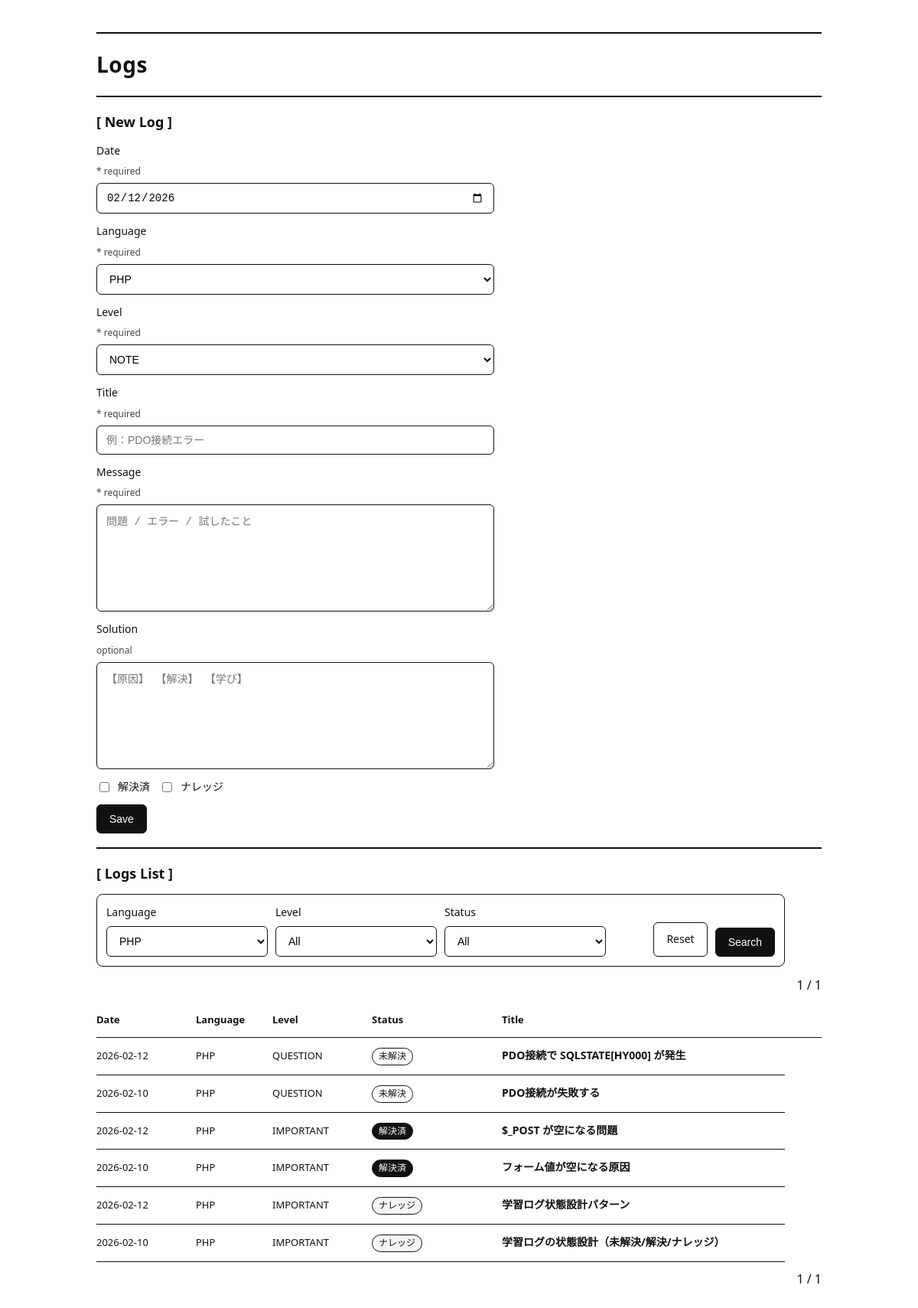
The app's page /index.php?language=PHP with its own data.
### tables this page shows
CREATE TABLE logs (
  id BIGINT NOT NULL AUTO_INCREMENT COMMENT '学習ログID',

  occurred_at DATE NOT NULL COMMENT '学習日',
  language VARCHAR(50) NULL COMMENT '言語（PHP / Java / SQL など）',

  level VARCHAR(20) NOT NULL DEFAULT 'NOTE'
    COMMENT '分類（NOTE / QUESTION / IMPORTANT）',

  title VARCHAR(255) NOT NULL COMMENT 'タイトル（学習内容の要約）',
  message TEXT NOT NULL COMMENT '学習過程・問題点',
  solution TEXT NULL COMMENT '解決内容（未解決時はNULL）',

  is_resolved TINYINT NOT NULL DEFAULT 0
    COMMENT '解決済みフラグ（0:未解決 / 1:解決）',
  is_knowledge TINYINT NOT NULL DEFAULT 0
    COMMENT 'ナレッジ化フラグ（再利用価値あり）',

  created_at DATETIME NOT NULL DEFAULT CURRENT_TIMESTAMP
    COMMENT '作成日時',
  updated_at DATETIME NOT NULL DEFAULT CURRENT_TIMESTAMP
    ON UPDATE CURRENT_TIMESTAMP
    COMMENT '更新日時',

  sort_priority TINYINT AS (
    CASE
      WHEN is_resolved = 0 THEN 0
      WHEN is_knowledge = 1 THEN 2
      ELSE 1
    END
  ) STORED COMMENT '表示優先度（未解決→解決→ナレッジ）',

   
  CONSTRAINT chk_logs_is_resolved_01
    CHECK (is_resolved IN (0,1)),

  CONSTRAINT chk_logs_is_knowledge_01
    CHECK (is_knowledge IN (0,1)),

  CONSTRAINT chk_logs_knowledge_requires_resolved
    CHECK (is_knowledge = 0 OR is_resolved = 1),

  PRIMARY KEY (id),

  INDEX idx_logs_priority_occurred_updated
    (sort_priority, occurred_at, updated_at),

  INDEX idx_logs_resolved_occurred
    (is_resolved, occurred_at),

  INDEX idx_logs_language_occurred
    (language, occurred_at),

  INDEX idx_logs_level_occurred
    (level, occurred_at)

) COMMENT='学習ログ管理テーブル';

### src/lib/helpers.php (called while the page is built, shortened)
<?php
function h(?string $s): string
{
    return htmlspecialchars($s ?? '', ENT_QUOTES, 'UTF-8');
}
function render(string $view, array $params = []): void
{
    extract($params, EXTR_SKIP);
    $path = __DIR__ . '/../../views/' . $view . '.php';
    require $path;
}

### public/index.php (called while the page is built, shortened)
<?php
try {
    $limit = 10;
    $page_raw = (string)($_GET['page'] ?? '1');
    $page = (ctype_digit($page_raw) && (int)$page_raw >= 1) ? (int)$page_raw : 1;
    $offset = ($page - 1) * $limit;
    $cond = [
        'language' => (string)($_GET['language'] ?? ''),
        'level'    => (string)($_GET['level'] ?? ''),
        'status'   => (string)($_GET['status'] ?? ''),
    ];
    $total = logs_search_count($cond);
    $logs  = logs_search($cond, $limit, $offset);
    $total_pages = max(1, (int)ceil($total / $limit));
    render('index', [
        'logs'        => $logs,
        'cond'        => $cond,
        'page'        => $page,
        'total'       => $total,
        'total_pages' => $total_pages,
    ]);
} catch (Throwable $e) {
    http_response_code(500);
    render('index', ['errors' => ['E_SYSTEM'], 'logs' => []]);
}

### src/repo/logs_repo.php (called while the page is built, shortened)
<?php
function logs_search(array $cond, int $limit = 10, int $offset = 0): array
{
    [$whereSql, $params] = logs_build_where($cond);
    $sql = "SELECT id, occurred_at, language, level, title, is_resolved, is_knowledge, updated_at
            FROM logs
            {$whereSql}
            ORDER BY sort_priority ASC, occurred_at DESC, updated_at DESC
            LIMIT :limit OFFSET :offset";
    $st = db()->prepare($sql);
    foreach ($params as $k => $v) {
        $st->bindValue($k, $v, is_int($v) ? PDO::PARAM_INT : PDO::PARAM_STR);
    }
    $st->bindValue(':limit', $limit, PDO::PARAM_INT);
    $st->bindValue(':offset', $offset, PDO::PARAM_INT);
    $st->execute();
    return $st->fetchAll();
}
function logs_search_count(array $cond): int
{
    [$whereSql, $params] = logs_build_where($cond);
    $sql = "SELECT COUNT(*) AS cnt
            FROM logs
            {$whereSql}";
    $st = db()->prepare($sql);
    foreach ($params as $k => $v) {
        $st->bindValue($k, $v, is_int($v) ? PDO::PARAM_INT : PDO::PARAM_STR);
    }
    $st->execute();
    return (int)$st->fetchColumn();
}
function logs_build_where(array $cond): array
{
    $w = [];
    $p = [];
    $language = trim((string)($cond['language'] ?? ''));
    if ($language !== '') {
        $w[] = "language = :language";
        $p[':language'] = $language;
    }
    $level = trim((string)($cond['level'] ?? ''));
    $status = (string)($cond['status'] ?? '');
    $whereSql = '';
    if (!empty($w)) {
        $whereSql = 'WHERE ' . implode(' AND ', $w);
    }
    return [$whereSql, $p];
}

### src/config/db.php (called while the page is built, shortened)
<?php
function db(): PDO
{
    static $pdo = null;
    if ($pdo instanceof PDO) return $pdo;
    $host = env('DB_HOST', '127.0.0.1');
    $name = env('DB_NAME', 'learning_log');
    $user = env('DB_USER', 'root');
    $pass = env('DB_PASS', '');
    $charset = env('DB_CHARSET', 'utf8mb4');
    $dsn = "mysql:host={$host};dbname={$name};charset={$charset}";
    $pdo = new PDO($dsn, $user, $pass, [
        PDO::ATTR_ERRMODE => PDO::ERRMODE_EXCEPTION,
        PDO::ATTR_DEFAULT_FETCH_MODE => PDO::FETCH_ASSOC,
    ]);
    return $pdo;
}

### views/index.php (the view, shortened to what this page needs)
<?php
$logs        = $logs ?? [];
$old         = $old ?? [];
$cond        = $cond ?? ['language' => '', 'level' => '', 'status' => ''];
$page        = (int)($page ?? 1);
$total_pages = (int)($total_pages ?? 1);
require __DIR__ . '/../src/components/header.php';
$langs  = ['PHP', 'Java', 'C++', 'JavaScript', 'Other'];
$levels = ['NOTE', 'QUESTION', 'IMPORTANT'];
$old_lang  = (string)($old['language'] ?? 'PHP');
$old_level = (string)($old['level'] ?? 'NOTE');
?>
  <div class="rule"></div>
  <h1>Logs</h1>
  <div class="rule"></div>
  <section class="section">
    <h2>[ New Log ]</h2>
    <form class="form" action="./index.php" method="post">
      <label>
        Date <span class="req">* required</span>
        <input
          type="date"
          name="occurred_at"
          required
          value="<?= h((string)($old['occurred_at'] ?? date('Y-m-d'))) ?>"
        />
      </label>
      <label>
        Language <span class="req">* required</span>
        <select name="language" required>
          <?php foreach ($langs as $v): ?>
            <option value="<?= h($v) ?>" <?= $old_lang === $v ? 'selected' : '' ?>>
              <?= h($v) ?>
            </option>
          <?php endforeach; ?>
        </select>
      </label>
      <label>
        Level <span class="req">* required</span>
        <select name="level" required>
          <?php foreach ($levels as $v): ?>
            <option value="<?= h($v) ?>" <?= $old_level === $v ? 'selected' : '' ?>>
              <?= h($v) ?>
            </option>
          <?php endforeach; ?>
        </select>
      </label>
      <label>
        Title <span class="req">* required</span>
        <input
          type="text"
          name="title"
          placeholder="例：PDO接続エラー"
          required
          value="<?= h((string)($old['title'] ?? '')) ?>"
        />
      </label>
      <label>
        Message <span class="req">* required</span>
        <textarea
          name="message"
          placeholder="問題 / エラー / 試したこと"
          required
        ><?= h((string)($old['message'] ?? '')) ?></textarea>
      </label>
      <label>
        Solution <span class="req">optional</span>
        <textarea
          name="solution"
          placeholder="【原因】 【解決】 【学び】"
        ><?= h((string)($old['solution'] ?? '')) ?></textarea>
      </label>
      <div class="check">
        <label>
          <input type="checkbox" name="is_resolved" <?= !empty($old['is_resolved']) ? 'checked' : '' ?>>
          解決済
        </label>
        <label>
          <input type="checkbox" name="is_knowledge" <?= !empty($old['is_knowledge']) ? 'checked' : '' ?>>
          ナレッジ
        </label>
      </div>
      <button class="btn" type="submit">Save</button>
    </form>
  </section>
  <div class="rule"></div>
  <section class="section">
    <h2>[ Logs List ]</h2>
    <form class="filters" action="./index.php" method="get">
      <div class="filters-row">
        <label>
          Language
          <select name="language">
            <?php foreach ($langs as $v): ?>
              <option value="<?= h($v) ?>" <?= (($cond['language'] ?? '') === $v) ? 'selected' : '' ?>>
                <?= h($v) ?>
              </option>
            <?php endforeach; ?>
          </select>
        </label>
        <label>
          Level
          <select name="level">
            <option value="" <?= (($cond['level'] ?? '') === '') ? 'selected' : '' ?>>All</option>
          </select>
        </label>
        <label>
          Status
          <select name="status">
            <option value=""          <?= (($cond['status'] ?? '') === '') ? 'selected' : '' ?>>All</option>
          </select>
        </label>
        <div style="display:flex; gap:10px; justify-content:flex-end; align-items:flex-end;">
          <a class="btn secondary" href="./index.php">Reset</a>
          <button class="btn" type="submit">Search</button>
        </div>
      </div>
    </form>
    <div class="pager" style="display:flex; gap:12px; align-items:center; justify-content:flex-end; margin: 10px 0;">
      <span><?= h((string)$page) ?> / <?= h((string)$total_pages) ?></span>
    </div>
    <div class="row head">
      <div>Date</div>
      <div>Language</div>
      <div>Level</div>
      <div>Status</div>
      <div>Title</div>
    </div>
    <div class="list">
      <?php if (empty($logs)): ?>
        <p>No logs.</p>
      <?php else: ?>
        <?php foreach ($logs as $row): ?>
          <?php
            $is_resolved  = (int)($row['is_resolved'] ?? 0) === 1;
            $is_knowledge = (int)($row['is_knowledge'] ?? 0) === 1;
          ?>
          <div class="row">
            <div class="meta"><?= h((string)($row['occurred_at'] ?? '')) ?></div>
            <div class="meta"><?= h((string)($row['language'] ?? '')) ?></div>
            <div class="meta"><?= h((string)($row['level'] ?? '')) ?></div>
            <div class="badges">
              <?php if ($is_knowledge): ?>
                <span class="badge knowledge">ナレッジ</span>
              <?php elseif (!$is_resolved): ?>
                <span class="badge unresolved">未解決</span>
              <?php else: ?>
                <span class="badge resolved">解決済</span>
              <?php endif; ?>
            </div>
            <div class="title">
              <a href="./detail.php?id=<?= (int)($row['id'] ?? 0) ?>">
                <?= h((string)($row['title'] ?? '')) ?>
              </a>
            </div>
          </div>
        <?php endforeach; ?>
      <?php endif; ?>
    </div>
    <div class="pager" style="display:flex; gap:12px; align-items:center; justify-content:flex-end; margin: 10px 0;">
      <span><?= h((string)$page) ?> / <?= h((string)$total_pages) ?></span>
    </div>
  </section>
<?php require __DIR__ . '/../src/components/footer.php'; ?>

### public/assets/css/base.css (style rules this page uses)
* { box-sizing: border-box; }
html, body { margin: 0; padding: 0; }
body { font-family: system-ui, -apple-system, "Segoe UI", Roboto, "Noto Sans JP", Arial, sans-serif; line-height: 1.6; background: #fff; color: #111; }
h1 { font-size: 28px; margin: 0; letter-spacing: 0.5px; }
h2 { font-size: 18px; margin: 0 0 12px; }
a { color: inherit; text-decoration: none; }
.rule { border-top: 2px solid #111; margin: 18px 0; }
.form { display: grid; gap: 12px; max-width: 520px; }
label { display: grid; gap: 6px; font-size: 14px; }
input[type="date"], input[type="text"], select, textarea { width: 100%; padding: 10px 12px; border: 1px solid #111; border-radius: 6px; font-size: 14px; background: #fff; }
textarea { min-height: 140px; resize: vertical; }
.req { font-size: 12px; color: #444; }
.btn { display: inline-block; width: fit-content; padding: 10px 16px; border: 1px solid #111; border-radius: 6px; background: #111; color: #fff; font-size: 14px; cursor: pointer; }
.btn.secondary { background: #fff; color: #111; }

### public/assets/css/index.css (style rules this page uses)
.page-index .section { margin-top: 18px; }
.page-index .filters { max-width: 900px; padding: 12px; border: 1px solid #111; border-radius: 8px; display: grid; gap: 10px; margin-bottom: 12px; }
.page-index .filters-row { display: grid; grid-template-columns: repeat(4, minmax(0, 1fr)); gap: 10px; align-items: end; }
.page-index .check { display: flex; gap: 12px; flex-wrap: wrap; font-size: 14px; }
.page-index .check label { display: inline-flex; gap: 8px; align-items: center; }
.page-index .list { max-width: 900px; }
.page-index .row { display: grid; grid-template-columns: 120px 90px 120px 160px 1fr; gap: 10px; padding: 12px 0; border-bottom: 1px solid #111; align-items: baseline; }
.page-index .head { font-weight: 600; font-size: 13px; }
.page-index .meta { font-size: 13px; white-space: nowrap; }
.page-index .title { font-size: 14px; font-weight: 600; }
.page-index .badges { display: flex; gap: 6px; flex-wrap: wrap; align-items: center; }
.page-index .badge { display: inline-block; padding: 2px 8px; border: 1px solid #111; border-radius: 999px; font-size: 12px; line-height: 1.4; width: fit-content; white-space: nowrap; }
.page-index .badge.resolved { background: #111; color: #fff; }
.page-index .badge.unresolved { background: #fff; color: #111; }
.page-index .badge.knowledge { background: #f5f5f5; color: #111; }

### records on screen
logs: occurred_at "2026-02-12", language "PHP", level "QUESTION", is_knowledge "未解決", title "PDO接続で SQLSTATE[HY000] が発生"
logs: occurred_at "2026-02-10", language "PHP", level "QUESTION", is_knowledge "未解決", title "PDO接続が失敗する"
logs: occurred_at "2026-02-12", language "PHP", level "IMPORTANT", is_knowledge "解決済", title "$_POST が空になる問題"
logs: occurred_at "2026-02-10", language "PHP", level "IMPORTANT", is_knowledge "解決済", title "フォーム値が空になる原因"
logs: occurred_at "2026-02-12", language "PHP", level "IMPORTANT", is_knowledge "ナレッジ", title "学習ログ状態設計パターン"
logs: occurred_at "2026-02-10", language "PHP", level "IMPORTANT", is_knowledge "ナレッジ", title "学習ログの状態設計（未解決/解決/ナレッジ）"

### other values on screen
$page "1"
$total_pages "1"
form field language "PHP"
form field level "NOTE"
